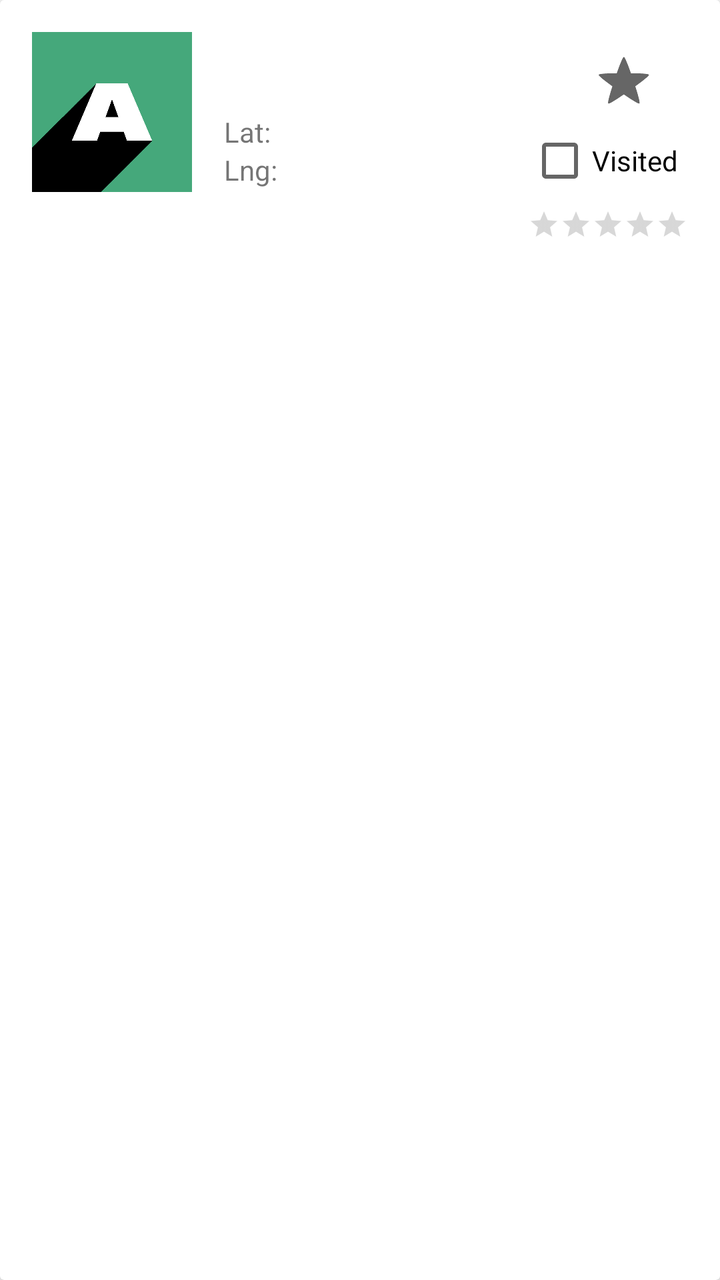
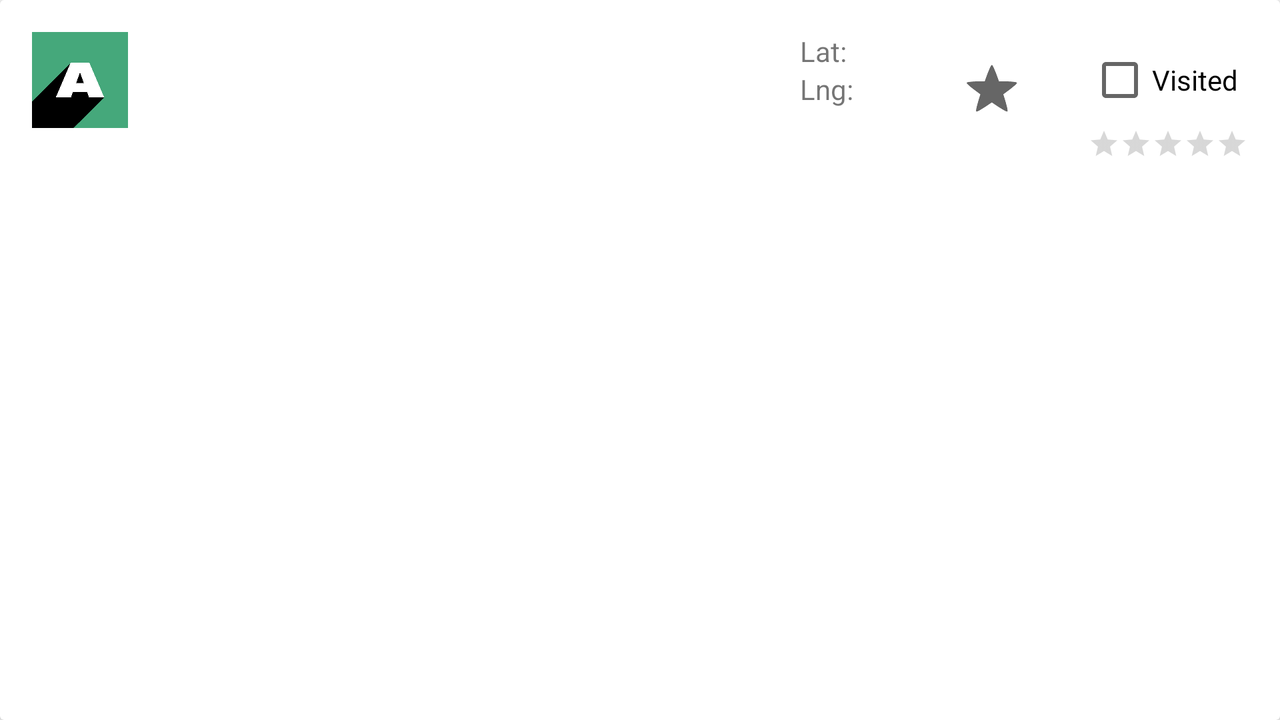

An Android layout and its configuration variant, each rendered on a device that would load it. The default file and the variant file are quoted in full after the pictures.
<!-- AndroidManifest.xml: application theme AppTheme -->
<!-- res/layout/card_site.xml -->
<?xml version="1.0" encoding="utf-8"?>
<androidx.cardview.widget.CardView
    xmlns:android="http://schemas.android.com/apk/res/android"
    xmlns:app="http://schemas.android.com/apk/res-auto"
    android:layout_width="match_parent"
    android:layout_height="wrap_content"
    android:layout_marginBottom="8dp"
    android:elevation="24dp">

    <RelativeLayout
        android:layout_width="match_parent"
        android:layout_height="wrap_content"
        android:padding="16dp">

        <ImageView
            android:id="@+id/bindImage"
            android:layout_width="80dp"
            android:layout_height="80dp"
            android:layout_alignParentStart="true"
            android:layout_alignParentTop="true"
            android:layout_marginEnd="16dp"
            android:contentDescription="@string/button_changeImage"
            app:srcCompat="@drawable/logo" />


        <TextView
            android:id="@+id/siteTitle"
            android:layout_width="250dp"
            android:layout_height="wrap_content"
            android:layout_toEndOf="@id/bindImage"
            android:textSize="30sp" />

        <TextView
            android:id="@+id/label_lat"
            android:layout_width="wrap_content"
            android:layout_height="wrap_content"
            android:layout_below="@id/siteTitle"
            android:layout_toEndOf="@id/bindImage"
            android:text="@string/label_lat_list" />

        <TextView
            android:id="@+id/label_lng"
            android:layout_width="wrap_content"
            android:layout_height="wrap_content"
            android:layout_below="@id/label_lat"
            android:layout_toEndOf="@id/bindImage"
            android:text="@string/label_lng_list" />


        <TextView
            android:id="@+id/latitude"
            android:layout_width="96dp"
            android:layout_height="wrap_content"
            android:layout_below="@id/siteTitle"
            android:layout_marginTop="0dp"
            android:layout_marginEnd="24dp"
            android:layout_toStartOf="@+id/visitedCheck"
            android:gravity="right|center_vertical" />

        <TextView
            android:id="@+id/longitude"
            android:layout_width="96dp"
            android:layout_height="wrap_content"
            android:layout_below="@id/latitude"
            android:layout_marginEnd="24dp"
            android:layout_toStartOf="@+id/visitedCheck"
            android:gravity="right|center_vertical" />


        <CheckBox
            android:id="@+id/favouriteCheck"
            style="?android:attr/starStyle"
            android:layout_width="wrap_content"
            android:layout_height="wrap_content"
            android:layout_alignParentEnd="true"
            android:layout_marginEnd="0dp"
            android:clickable="false"
            android:focusable="false" />

        <CheckBox
            android:id="@+id/visitedCheck"
            android:layout_width="80dp"
            android:layout_height="wrap_content"
            android:layout_below="@+id/siteTitle"
            android:layout_alignParentEnd="true"
            android:clickable="false"
            android:focusable="false"
            android:text="@string/label_card_visited" />

        <RatingBar
            android:id="@+id/ratingBar"
            style="?android:attr/ratingBarStyleSmall"
            android:layout_width="wrap_content"
            android:layout_height="wrap_content"
            android:layout_below="@+id/visitedCheck"
            android:layout_alignParentEnd="true"
            android:clickable="false"
            android:focusable="false"
            android:isIndicator="true"
            android:numStars="5" />


    </RelativeLayout>
</androidx.cardview.widget.CardView>
<!-- resources referenced by this layout -->
<resources>
  <!-- drawable logo: png bitmap (drawable, 24819 bytes) -->
  <string name="button_changeImage">Change Site Images</string>
  <string name="label_card_visited">Visited</string>
  <string name="label_lat_list">Lat:</string>
  <string name="label_lng_list">Lng:</string>
</resources>
<!-- res/layout-land/card_site.xml (the author's variant of the layout above) -->
<!-- drawn on the phone turned sideways -->
<?xml version="1.0" encoding="utf-8"?>
<androidx.cardview.widget.CardView
    xmlns:android="http://schemas.android.com/apk/res/android"
    xmlns:app="http://schemas.android.com/apk/res-auto"
    android:layout_width="match_parent"
    android:layout_height="wrap_content"
    android:layout_marginBottom="8dp"
    android:elevation="24dp">

    <RelativeLayout
        android:layout_width="match_parent"
        android:layout_height="wrap_content"
        android:padding="16dp">

        <ImageView
            android:id="@+id/bindImage"
            android:layout_width="48dp"
            android:layout_height="48dp"
            android:layout_alignParentStart="true"
            android:layout_alignParentTop="true"
            android:layout_marginEnd="16dp"
            android:contentDescription="@string/button_changeImage"
            app:srcCompat="@drawable/logo" />


        <TextView
            android:id="@+id/siteTitle"
            android:layout_width="312dp"
            android:layout_height="wrap_content"
            android:layout_toEndOf="@id/bindImage"
            android:maxLines="2"
            android:textSize="30sp" />

        <TextView
            android:id="@+id/label_lat"
            android:layout_width="wrap_content"
            android:layout_height="wrap_content"
            android:layout_marginStart="8dp"
            android:layout_toEndOf="@+id/siteTitle"
            android:text="@string/label_lat_list" />

        <TextView
            android:id="@+id/label_lng"
            android:layout_width="wrap_content"
            android:layout_height="wrap_content"
            android:layout_below="@id/label_lat"
            android:layout_marginStart="8dp"
            android:layout_toEndOf="@+id/siteTitle"
            android:text="@string/label_lng_list" />


        <TextView
            android:id="@+id/latitude"
            android:layout_width="80dp"
            android:layout_height="wrap_content"
            android:layout_marginTop="0dp"
            android:layout_marginEnd="16dp"
            android:layout_toStartOf="@+id/favouriteCheck"
            android:gravity="right|center_vertical" />

        <TextView
            android:id="@+id/longitude"
            android:layout_width="80dp"
            android:layout_height="wrap_content"
            android:layout_below="@id/latitude"
            android:layout_marginEnd="16dp"
            android:layout_toStartOf="@+id/favouriteCheck"
            android:gravity="right|center_vertical" />


        <CheckBox
            android:id="@+id/favouriteCheck"
            style="?android:attr/starStyle"
            android:layout_width="wrap_content"
            android:layout_height="wrap_content"
            android:layout_alignParentTop="true"
            android:layout_marginTop="4dp"
            android:layout_marginEnd="16dp"
            android:layout_toStartOf="@+id/visitedCheck"
            android:clickable="false"
            android:focusable="false" />

        <CheckBox
            android:id="@+id/visitedCheck"
            android:layout_width="80dp"
            android:layout_height="wrap_content"
            android:layout_alignParentEnd="true"
            android:clickable="false"
            android:focusable="false"
            android:text="@string/label_card_visited" />

        <RatingBar
            android:id="@+id/ratingBar"
            style="?android:attr/ratingBarStyleSmall"
            android:layout_width="wrap_content"
            android:layout_height="wrap_content"
            android:layout_below="@+id/visitedCheck"
            android:layout_alignParentEnd="true"
            android:clickable="false"
            android:focusable="false"
            android:isIndicator="true"
            android:numStars="5" />


    </RelativeLayout>
</androidx.cardview.widget.CardView>
